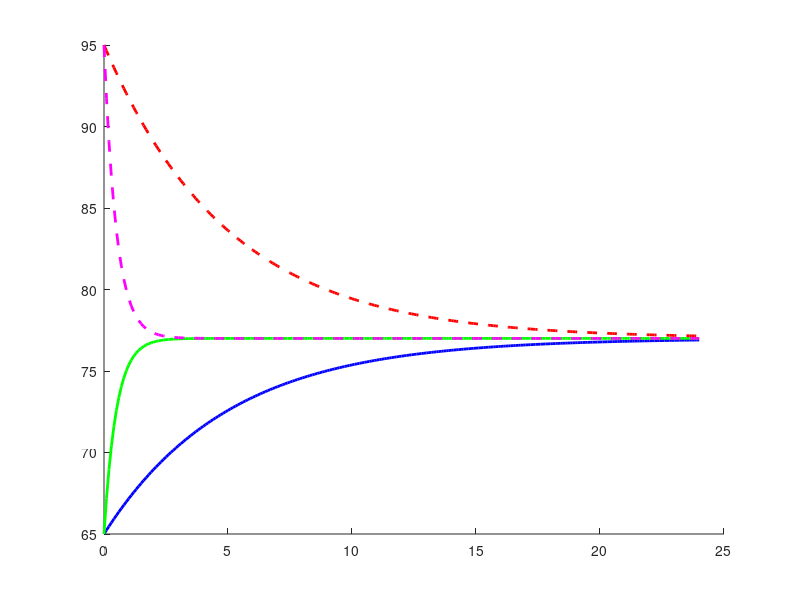

The MATLAB script that drew this image: (Note: this script raises an error after producing the figure.)
% rk4_thermostat_compare.m
clc;
clear;

% Simulation parameters
Td = 77;             % Thermostat setpoint
t0 = 0;
tf = 24;
dt = 0.1;
t = t0:dt:tf;
N = length(t);

% Case definitions
cases = {
    65, 0.2, 'b-', 'Case (a): T0=65, \kappa_d=0.2';
    65, 2.0, 'g-', 'Case (b): T0=65, \kappa_d=2.0';
    95, 0.2, 'r--','Case (c): T0=95, \kappa_d=0.2';
    95, 2.0, 'm--','Case (d): T0=95, \kappa_d=2.0';
};

% Prepare plot
figure;
hold on;

% Loop through cases
for i = 1:4
    T0 = cases{i,1};
    kappa_d = cases{i,2};
    style = cases{i,3};
    label = cases{i,4};

    k = kappa_d;

    % Initialize temperature vector
    T = zeros(1, N);
    T(1) = T0;

    % Define the differential equation
    dTdt = @(t, T) -k * (T - Td);

    % RK4 integration
    for j = 1:N-1
        tj = t(j);
        Tj = T(j);

        k1 = dt * dTdt(tj, Tj);
        k2 = dt * dTdt(tj + dt/2, Tj + k1/2);
        k3 = dt * dTdt(tj + dt/2, Tj + k2/2);
        k4 = dt * dTdt(tj + dt, Tj + k3);

        T(j+1) = Tj + (1/6)*(k1 + 2*k2 + 2*k3 + k4);
    end

    % Plot the result
    plot(t, T, style, 'LineWidth', 2, 'DisplayName', label);
end

% Finalize plot
yline(Td, 'k:', 'LineWidth', 1.5, 'DisplayName', 'Setpoint Td = 77°F');
xlabel('Time (hours)');
ylabel('Temperature [°F]');
title('Thermostat-Controlled Temperature (Furnace/AC Only)');
legend('Location', 'best');
grid on;